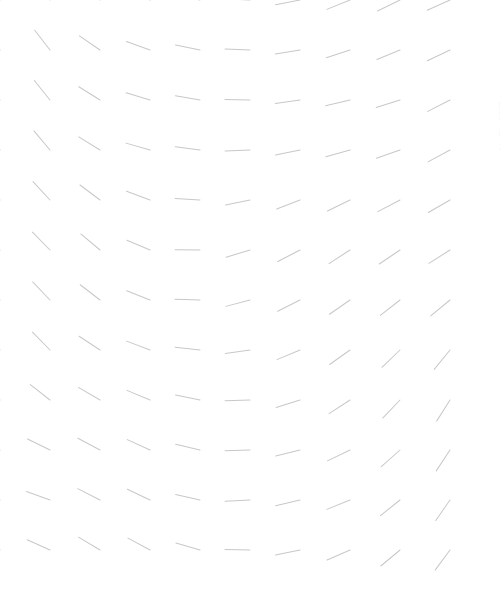
Frame 1 (no input)
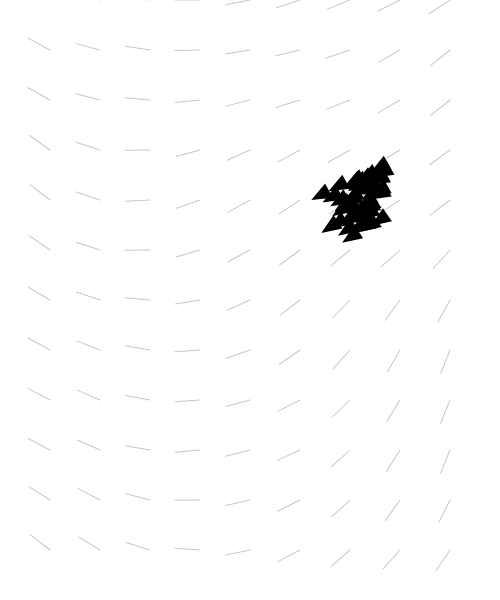
Frame 60 (no input)
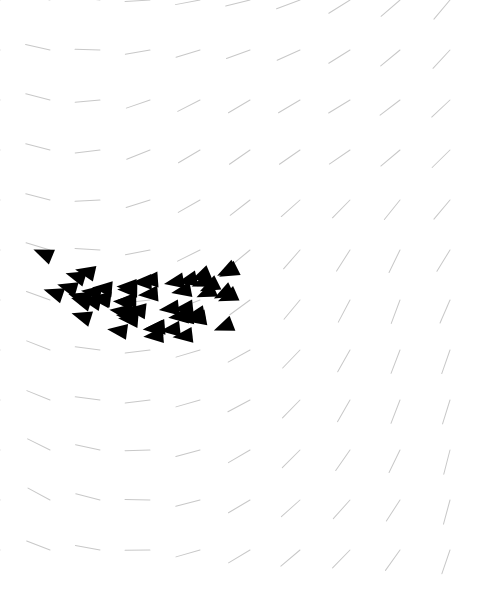
Frame 120 (the mouse pressed at the canvas centre since frame 60)

The p5.js sketch that drew these frames (run headless with seeded random() and noise() and a simulated clock; from frame 60 on, the mouse is pressed at the canvas centre):

// p5.js sketch
// ── sketch.js
let RESOLUTION = 50;
let angles = [];
let rows, cols;

let vehicles = [];

function setup() {
  createCanvas(500, 600);
  rows = ceil(width / RESOLUTION);
  cols = ceil(height / RESOLUTION);

  for (let i = 0; i < 50; i++) {
    vehicles.push(new Vehicle(width, random(100,150)));
  }
}

function draw() {
  background(255);

  // flow field
  for (let c = 0; c < cols; c++) {
    for (let r = 0; r < rows; r++) {

      let index = r + c * rows; // *** x + y * width

      let x = r * RESOLUTION;
      let y = c * RESOLUTION;

      let xfreq = (x + frameCount) * 0.001;
      let yfreq = (y + frameCount) * 0.001;
      let amp = TWO_PI; // range of angle
      let val = noise(xfreq, yfreq) * amp;

      angles[index] = val;

      push();
      translate(x, y);

      // noFill();
      // stroke(200);
      // rect(0, 0, RESOLUTION, RESOLUTION);
      // text(index, 5, 15);

      rotate(val);
      stroke(200);
      line(0, 0, RESOLUTION / 2, 0);

      pop();
    }
  }

  // vehicles
  for (let i = 0; i < vehicles.length; i++) {
    let v = vehicles[i];

    let r = floor(v.pos.x / RESOLUTION);
    let c = floor(v.pos.y / RESOLUTION);
    let index = r + c * rows;

    v.flow(angles[index]);
    v.update();
    v.checkEdges();
    v.display();
  }
}
// ── Vehicle.js
"use strict";

class Vehicle {
  constructor(x,y) {
    this.pos = createVector(x,y);
    this.vel = createVector();
    this.acc = createVector();
    this.angle = 0;
    this.maxDesired = random(3,5);
    this.maxSteer = random(0.1,0.15);
  }
  update() {
    this.vel.add(this.acc);
    this.pos.add(this.vel);
    this.acc.mult(0);
    this.angle = this.vel.heading();
  }
  flow(angle) {
    let desired = p5.Vector.fromAngle(angle); 
    desired.setMag(this.maxDesired);
    let steer = p5.Vector.sub(desired, this.vel);
    steer.limit(this.maxSteer);
    this.applyForce(steer);
  }
  applyForce(force) {
    this.acc.add(force);
  }
  checkEdges() {
    if (this.pos.x < 0) {
      this.pos.x = width;
    } else if (this.pos.x > width) {
      this.pos.x = 0;
    }
    if (this.pos.y < 0) {
      this.pos.y = height;
    } else if (this.pos.y > height) {
      this.pos.y = 0;
    }
  }
  display(){
    push();
    translate(this.pos.x, this.pos.y);
    rotate(this.angle);
    
    noStroke();
    fill(0);
    triangle(0,0,-20,8,-20,-8);
    
    pop();
  }
}
